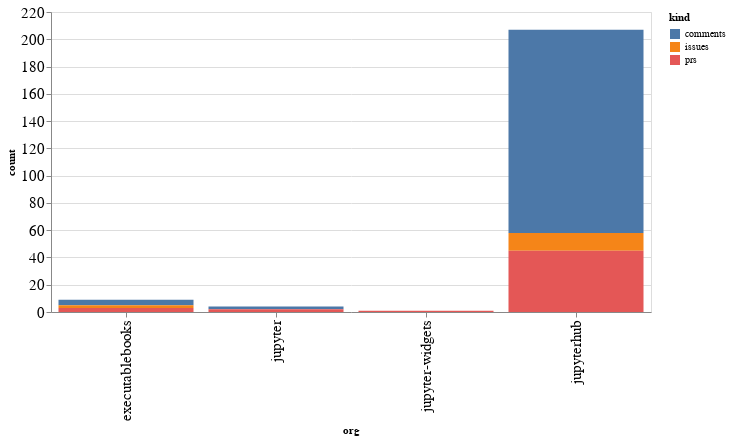

Write notebook code for a chart like this one.
### Code cell
alt.Chart(org_summaries, width=600).mark_bar().encode(
    x='org',
    y='count',
    color='kind',
    tooltip="org"
)

### Figure 1 — Vega-Lite specification as saved in the notebook (floating-point values rounded to 4 significant figures)
{"config": {"axisLeft": {"labelFontSize": 15}, "axisBottom": {"labelFontSize": 15}}, "data": {"name": "data-55dbdcb2b2a3c525adb5e20119524c82"}, "mark": "bar", "encoding": {"color": {"type": "nominal", "field": "kind"}, "tooltip": {"type": "nominal", "field": "org"}, "x": {"type": "nominal", "field": "org"}, "y": {"type": "quantitative", "field": "count"}}, "width": 600, "$schema": "https://vega.github.io/schema/vega-lite/v4.8.1.json", "datasets": {"data-55dbdcb2b2a3c525adb5e20119524c82": [{"org": "executablebooks", "kind": "comments", "count": 4}, {"org": "executablebooks", "kind": "issues", "count": 2}, {"org": "executablebooks", "kind": "prs", "count": 3}, {"org": "jupyter", "kind": "comments", "count": 2}, {"org": "jupyter", "kind": "prs", "count": 2}, {"org": "jupyter-widgets", "kind": "prs", "count": 1}, {"org": "jupyterhub", "kind": "comments", "count": 149}, {"org": "jupyterhub", "kind": "issues", "count": 13}, {"org": "jupyterhub", "kind": "prs", "count": 45}]}}
